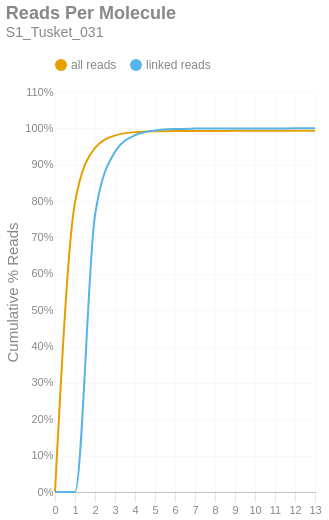

Notebook source saved alongside this figure:
### Markdown cell above
### Reads per Molecule
This chart shows the cumulative distribution of the number of reads per linked molecule. That is, how many alignments are associated with a unique molecule. This excludes the number of reads associated with invalid or absent linked-read barcodes. The `linked` histogram is the percentages recalculated when disregarding singletons.

### Code cell
if SKIPLR:
    print_html(f"Skipped")
else:
    counts = np.bincount(valids['reads'].cast(pl.Int64).to_numpy())
    weighted = counts * np.arange(len(counts))
    all_perc = weighted / n_reads
    linked_perc = weighted / n_linked_reads
    linked_perc[1] = 0
    binned_df = pl.DataFrame({
        'readsper': list(range(len(counts))),
        'all reads (cumsum)': np.cumsum(all_perc).tolist(),
        'linked reads (cumsum)': np.cumsum(linked_perc).tolist(),
    })

    with SafeRender(binned_df):
        (
            density_plot(binned_df, 'Reads Per Molecule', samplename, 'readspmol')
            .encode(
                x=alt.X('readsper:O', title=None).axis(labelAngle=0).scale(padding=0),
                y=alt.Y('value:Q', title='Cumulative % Reads').axis(format='%').stack(False),
                color=alt.Color("key:N").scale(domain=["all reads", "linked reads"]),
                tooltip=[
                    alt.Tooltip("key:N", title="Data Type"),
                    alt.Tooltip("readsper:O", title="Reads Per Molecule"),
                    alt.Tooltip("value:Q", format=".2%", title="% Reads (Cum.)")
                ]            
            )
        ).display()

### Figure 1 — Vega-Lite specification as saved in the notebook (floating-point values rounded to 4 significant figures)
{"width": "container", "height": 400, "config": {"title": {"anchor": "start", "dy": -15, "fontSize": 18, "color": "#888888", "subtitleColor": "#888888", "subtitleFontSize": 14}, "arc": {"fill": "#0072B2"}, "axis": {"domainColor": "#888888", "domainWidth": 0.5, "gridWidth": 0.2, "grid": false, "titleFontWeight": 400, "titleFontSize": 15, "labelFontSize": 11, "labelColor": "#888888", "tickColor": "#888888", "tickWidth": 0.2, "titleColor": "#888888"}, "axisBand": {"grid": false}, "axisX": {"grid": true, "tickSize": 10, "domainCap": "round"}, "axisY": {"domain": false, "grid": true, "tickSize": 0, "domainCap": "round"}, "background": "transparent", "header": {"labelFontSize": 15, "labelColor": "#888888", "titleFontSize": 15, "titleFontWeight": 600, "titleColor": "#888888"}, "legend": {"labelFont": "sans-serif", "labelFontSize": 12, "labelColor": "#888888", "symbolSize": 100, "symbolType": "circle", "titleFontSize": 12, "titlePadding": 10, "titleColor": "#888888", "title": null, "orient": "top"}, "range": {"category": ["#E69F00", "#56B4E9", "#009E73", "#F0E442", "#0072B2", "#D55E00", "#CC79A7", "#000000"], "diverging": ["#cfe8f3", "#a2d4ec", "#73bfe2", "#46abdb", "#1696d2", "#12719e"]}, "area": {"fill": "#0072B2", "fillOpacity": 0.7, "line": true, "strokeOpacity": 0.7}, "line": {"color": "#0072B2", "stroke": "#0072B2", "strokeWidth": 2}, "trail": {"color": "#0072B2", "stroke": "#0072B2", "strokeWidth": 0, "size": 1}, "point": {"filled": true, "fillOpacity": 1.0, "size": 95}, "text": {"color": "#888888", "fontSize": 11, "align": "right", "fontWeight": 400, "size": 11}, "bar": {"fill": "#0072B2", "stroke": null}, "view": {"stroke": null, "continuousWidth": 660, "continuousHeight": 400}}, "data": {"name": "data-3e753c01c71d69085c55f3cb7f5b0ebf"}, "mark": {"type": "line", "interpolate": "monotone", "point": {"opacity": 0, "size": 275}}, "encoding": {"color": {"field": "key", "scale": {"domain": ["all reads", "linked reads"]}, "type": "nominal"}, "tooltip": [{"field": "key", "title": "Data Type", "type": "nominal"}, {"field": "readsper", "title": "Reads Per Molecule", "type": "ordinal"}, {"field": "value", "format": ".2%", "title": "% Reads (Cum.)", "type": "quantitative"}], "x": {"axis": {"labelAngle": 0}, "field": "readsper", "scale": {"padding": 0}, "title": null, "type": "ordinal"}, "y": {"axis": {"format": "%"}, "field": "value", "stack": false, "title": "Cumulative % Reads", "type": "quantitative"}}, "params": [{"name": "param_c36ac31b6afebe62", "select": {"type": "point", "fields": ["key"]}, "bind": "legend"}], "title": {"text": "Reads Per Molecule", "subtitle": "S1_Tusket_031"}, "transform": [{"fold": ["all reads (cumsum)", "linked reads (cumsum)"]}, {"calculate": "replace(datum.key, ' (cumsum)', '')", "as": "key"}, {"filter": {"param": "param_c36ac31b6afebe62"}}], "usermeta": {"embedOptions": {"downloadFileName": "S1_Tusket_031.readspmol"}}, "$schema": "https://vega.github.io/schema/vega-lite/v6.1.0.json", "datasets": {"data-3e753c01c71d69085c55f3cb7f5b0ebf": [{"readsper": 0, "all reads (cumsum)": 0.0, "linked reads (cumsum)": 0.0}, {"readsper": 1, "all reads (cumsum)": 0.7965, "linked reads (cumsum)": 0.0}, {"readsper": 2, "all reads (cumsum)": 0.9462, "linked reads (cumsum)": 0.7612}, {"readsper": 3, "all reads (cumsum)": 0.9805, "linked reads (cumsum)": 0.9356}, {"readsper": 4, "all reads (cumsum)": 0.9894, "linked reads (cumsum)": 0.9811}, {"readsper": 5, "all reads (cumsum)": 0.992, "linked reads (cumsum)": 0.9942}, {"readsper": 6, "all reads (cumsum)": 0.9928, "linked reads (cumsum)": 0.9982}, {"readsper": 7, "all reads (cumsum)": 0.993, "linked reads (cumsum)": 0.9993}, {"readsper": 8, "all reads (cumsum)": 0.9931, "linked reads (cumsum)": 0.9997}, {"readsper": 9, "all reads (cumsum)": 0.9931, "linked reads (cumsum)": 0.9999}, {"readsper": 10, "all reads (cumsum)": 0.9931, "linked reads (cumsum)": 0.9999}, {"readsper": 11, "all reads (cumsum)": 0.9931, "linked reads (cumsum)": 0.9999}, {"readsper": 12, "all reads (cumsum)": 0.9931, "linked reads (cumsum)": 1.0}, {"readsper": 13, "all reads (cumsum)": 0.9931, "linked reads (cumsum)": 1.0}]}}
